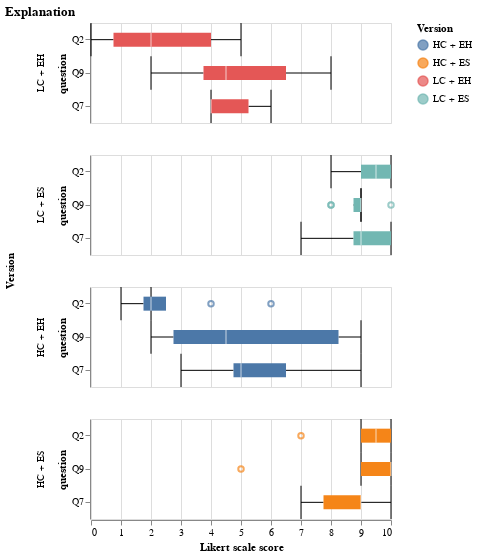

The code cell stored with this chart in its notebook:
### Code cell
charts[2]

### Figure 1 — Vega-Lite specification as saved in the notebook (floating-point values rounded to 4 significant figures)
{"config": {"view": {"continuousWidth": 300, "continuousHeight": 300}}, "data": {"name": "data-c4401f1819598dcd4189d1173a8fb147"}, "mark": {"type": "boxplot", "ticks": true}, "encoding": {"color": {"field": "version", "title": "Version", "type": "nominal"}, "row": {"field": "version", "sort": ["LC + EH", "LC + ES", "HC + EH", "HC + ES"], "spacing": 30, "title": "Version", "type": "nominal"}, "x": {"field": "value", "scale": {"domain": [0, 10]}, "title": "Likert scale score", "type": "quantitative"}, "y": {"field": "question", "sort": ["LC + EH", "LC + ES", "HC + EH", "HC + ES"], "type": "nominal"}}, "height": 100, "title": "Explanation", "$schema": "https://vega.github.io/schema/vega-lite/v5.8.0.json", "datasets": {"data-c4401f1819598dcd4189d1173a8fb147": [{"version": "LC + ES", "question": "Q2", "value": 10}, {"version": "LC + ES", "question": "Q2", "value": 9}, {"version": "LC + EH", "question": "Q2", "value": 2}, {"version": "HC + ES", "question": "Q2", "value": 10}, {"version": "HC + EH", "question": "Q2", "value": 1}, {"version": "LC + EH", "question": "Q2", "value": 2}, {"version": "LC + EH", "question": "Q2", "value": 0}, {"version": "LC + ES", "question": "Q2", "value": 9}, {"version": "HC + ES", "question": "Q2", "value": 9}, {"version": "LC + EH", "question": "Q2", "value": 1}, {"version": "HC + EH", "question": "Q2", "value": 4}, {"version": "HC + EH", "question": "Q2", "value": 6}, {"version": "HC + EH", "question": "Q2", "value": 2}, {"version": "LC + ES", "question": "Q2", "value": 9}, {"version": "HC + ES", "question": "Q2", "value": 10}, {"version": "LC + ES", "question": "Q2", "value": 10}, {"version": "LC + EH", "question": "Q2", "value": 4}, {"version": "HC + ES", "question": "Q2", "value": 9}, {"version": "HC + ES", "question": "Q2", "value": 10}, {"version": "HC + ES", "question": "Q2", "value": 9}, {"version": "HC + EH", "question": "Q2", "value": 2}, {"version": "HC + EH", "question": "Q2", "value": 2}, {"version": "HC + EH", "question": "Q2", "value": 2}, {"version": "LC + ES", "question": "Q2", "value": 10}, {"version": "HC + ES", "question": "Q2", "value": 10}, {"version": "LC + ES", "question": "Q2", "value": 10}, {"version": "LC + EH", "question": "Q2", "value": 5}, {"version": "HC + ES", "question": "Q2", "value": 7}, {"version": "LC + EH", "question": "Q2", "value": 0}, {"version": "HC + EH", "question": "Q2", "value": 1}, {"version": "LC + ES", "question": "Q2", "value": 8}, {"version": "LC + EH", "question": "Q2", "value": 4}, {"version": "LC + ES", "question": "Q7", "value": 9}, {"version": "LC + ES", "question": "Q7", "value": 8}, {"version": "LC + EH", "question": "Q7", "value": 4}, {"version": "HC + ES", "question": "Q7", "value": 10}, {"version": "HC + EH", "question": "Q7", "value": 4}, {"version": "LC + EH", "question": "Q7", "value": 6}, {"version": "LC + EH", "question": "Q7", "value": 4}, {"version": "LC + ES", "question": "Q7", "value": 7}, {"version": "HC + ES", "question": "Q7", "value": 8}, {"version": "LC + EH", "question": "Q7", "value": 5}, {"version": "HC + EH", "question": "Q7", "value": 5}, {"version": "HC + EH", "question": "Q7", "value": 6}, {"version": "HC + EH", "question": "Q7", "value": 5}, {"version": "LC + ES", "question": "Q7", "value": 10}, {"version": "HC + ES", "question": "Q7", "value": 9}, {"version": "LC + ES", "question": "Q7", "value": 9}, {"version": "LC + EH", "question": "Q7", "value": 4}, {"version": "HC + ES", "question": "Q7", "value": 7}, {"version": "HC + ES", "question": "Q7", "value": 9}, {"version": "HC + ES", "question": "Q7", "value": 9}, {"version": "HC + EH", "question": "Q7", "value": 9}, {"version": "HC + EH", "question": "Q7", "value": 5}, {"version": "HC + EH", "question": "Q7", "value": 3}, {"version": "LC + ES", "question": "Q7", "value": 9}, {"version": "HC + ES", "question": "Q7", "value": 9}, {"version": "LC + ES", "question": "Q7", "value": 10}, {"version": "LC + EH", "question": "Q7", "value": 4}, {"version": "HC + ES", "question": "Q7", "value": 7}, {"version": "LC + EH", "question": "Q7", "value": 4}, {"version": "HC + EH", "question": "Q7", "value": 8}, {"version": "LC + ES", "question": "Q7", "value": 10}, {"version": "LC + EH", "question": "Q7", "value": 6}, {"version": "LC + ES", "question": "Q9", "value": 9}, {"version": "LC + ES", "question": "Q9", "value": 9}, {"version": "LC + EH", "question": "Q9", "value": 4}, {"version": "HC + ES", "question": "Q9", "value": 10}, {"version": "HC + EH", "question": "Q9", "value": 9}, {"version": "LC + EH", "question": "Q9", "value": 6}, {"version": "LC + EH", "question": "Q9", "value": 5}, {"version": "LC + ES", "question": "Q9", "value": 10}, {"version": "HC + ES", "question": "Q9", "value": 9}, {"version": "LC + EH", "question": "Q9", "value": 4}, {"version": "HC + EH", "question": "Q9", "value": 8}, {"version": "HC + EH", "question": "Q9", "value": 6}, {"version": "HC + EH", "question": "Q9", "value": 2}, {"version": "LC + ES", "question": "Q9", "value": 8}, {"version": "HC + ES", "question": "Q9", "value": 9}, {"version": "LC + ES", "question": "Q9", "value": 8}, {"version": "LC + EH", "question": "Q9", "value": 8}, {"version": "HC + ES", "question": "Q9", "value": 10}, {"version": "HC + ES", "question": "Q9", "value": 10}, {"version": "HC + ES", "question": "Q9", "value": 10}, {"version": "HC + EH", "question": "Q9", "value": 2}, {"version": "HC + EH", "question": "Q9", "value": 3}, {"version": "HC + EH", "question": "Q9", "value": 3}, {"version": "LC + ES", "question": "Q9", "value": 9}, {"version": "HC + ES", "question": "Q9", "value": 10}, {"version": "LC + ES", "question": "Q9", "value": 9}, {"version": "LC + EH", "question": "Q9", "value": 3}, {"version": "HC + ES", "question": "Q9", "value": 5}, {"version": "LC + EH", "question": "Q9", "value": 2}, {"version": "HC + EH", "question": "Q9", "value": 9}, {"version": "LC + ES", "question": "Q9", "value": 9}, {"version": "LC + EH", "question": "Q9", "value": 8}]}}
